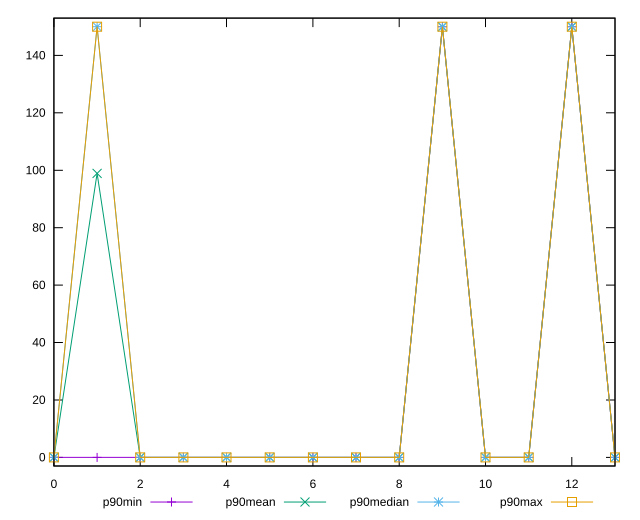

Here is the gnuplot script that generated this plot:
reset

$p90Min <<EOF
0 0
1 0
2 0
3 0
4 0
5 0
6 0
7 0
8 0
9 150
10 0
11 0
12 150
13 0
EOF

$p90Mean <<EOF
0 0
1 98.9010989010989
2 0
3 0
4 0
5 0
6 0
7 0
8 0
9 150
10 0
11 0
12 150
13 0
EOF

$p90Median <<EOF
0 0
1 150
2 0
3 0
4 0
5 0
6 0
7 0
8 0
9 150
10 0
11 0
12 150
13 0
EOF

$p90Max <<EOF
0 0
1 150
2 0
3 0
4 0
5 0
6 0
7 0
8 0
9 150
10 0
11 0
12 150
13 0
EOF

set key outside below
set xrange [0:13]
set yrange [-3:153]
set trange [-3:153]
set terminal svg size 640, 520 enhanced background rgb 'white'
set output "report_00007_2020-12-11T15:55:29.892Z/unminified-javascript/progression/value.svg"

plot $p90Min title "p90min" with linespoints, \
     $p90Mean title "p90mean" with linespoints, \
     $p90Median title "p90median" with linespoints, \
     $p90Max title "p90max" with linespoints

reset
